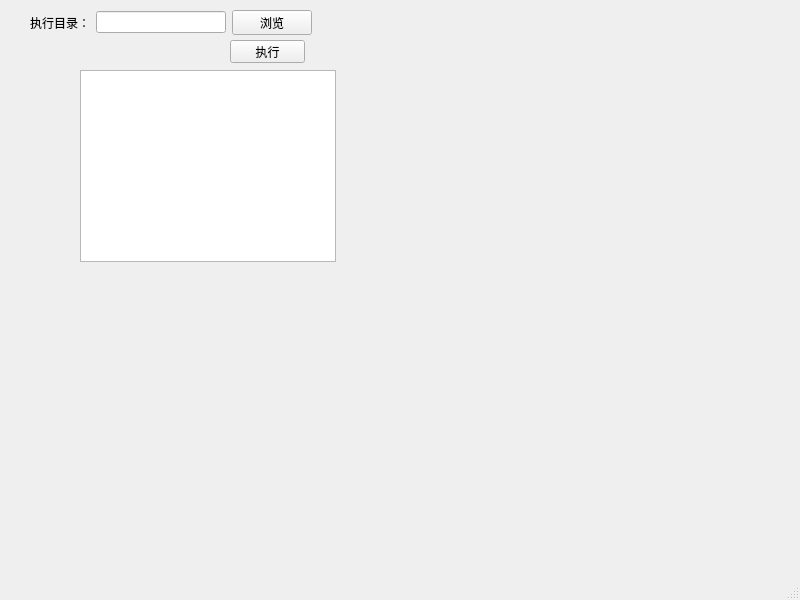
<?xml version="1.0" encoding="UTF-8"?>
<ui version="4.0">
 <class>MainWindow</class>
 <widget class="QMainWindow" name="MainWindow">
  <property name="geometry">
   <rect>
    <x>0</x>
    <y>0</y>
    <width>800</width>
    <height>600</height>
   </rect>
  </property>
  <property name="windowTitle">
   <string>MainWindow</string>
  </property>
  <widget class="QWidget" name="centralwidget">
   <widget class="QPushButton" name="runButton">
    <property name="geometry">
     <rect>
      <x>230</x>
      <y>40</y>
      <width>75</width>
      <height>23</height>
     </rect>
    </property>
    <property name="text">
     <string>执行</string>
    </property>
   </widget>
   <widget class="QTextBrowser" name="outputBrowser">
    <property name="geometry">
     <rect>
      <x>80</x>
      <y>70</y>
      <width>256</width>
      <height>192</height>
     </rect>
    </property>
   </widget>
   <widget class="QWidget" name="">
    <property name="geometry">
     <rect>
      <x>30</x>
      <y>10</y>
      <width>282</width>
      <height>25</height>
     </rect>
    </property>
    <layout class="QHBoxLayout" name="horizontalLayout">
     <item>
      <widget class="QLabel" name="runDirLabel">
       <property name="text">
        <string>执行目录：</string>
       </property>
      </widget>
     </item>
     <item>
      <widget class="QLineEdit" name="runDirEdit"/>
     </item>
     <item>
      <widget class="QPushButton" name="runDirButton">
       <property name="text">
        <string>浏览</string>
       </property>
      </widget>
     </item>
    </layout>
   </widget>
  </widget>
  <widget class="QMenuBar" name="menubar">
   <property name="geometry">
    <rect>
     <x>0</x>
     <y>0</y>
     <width>800</width>
     <height>23</height>
    </rect>
   </property>
  </widget>
  <widget class="QStatusBar" name="statusbar"/>
 </widget>
 <resources/>
 <connections/>
</ui>
